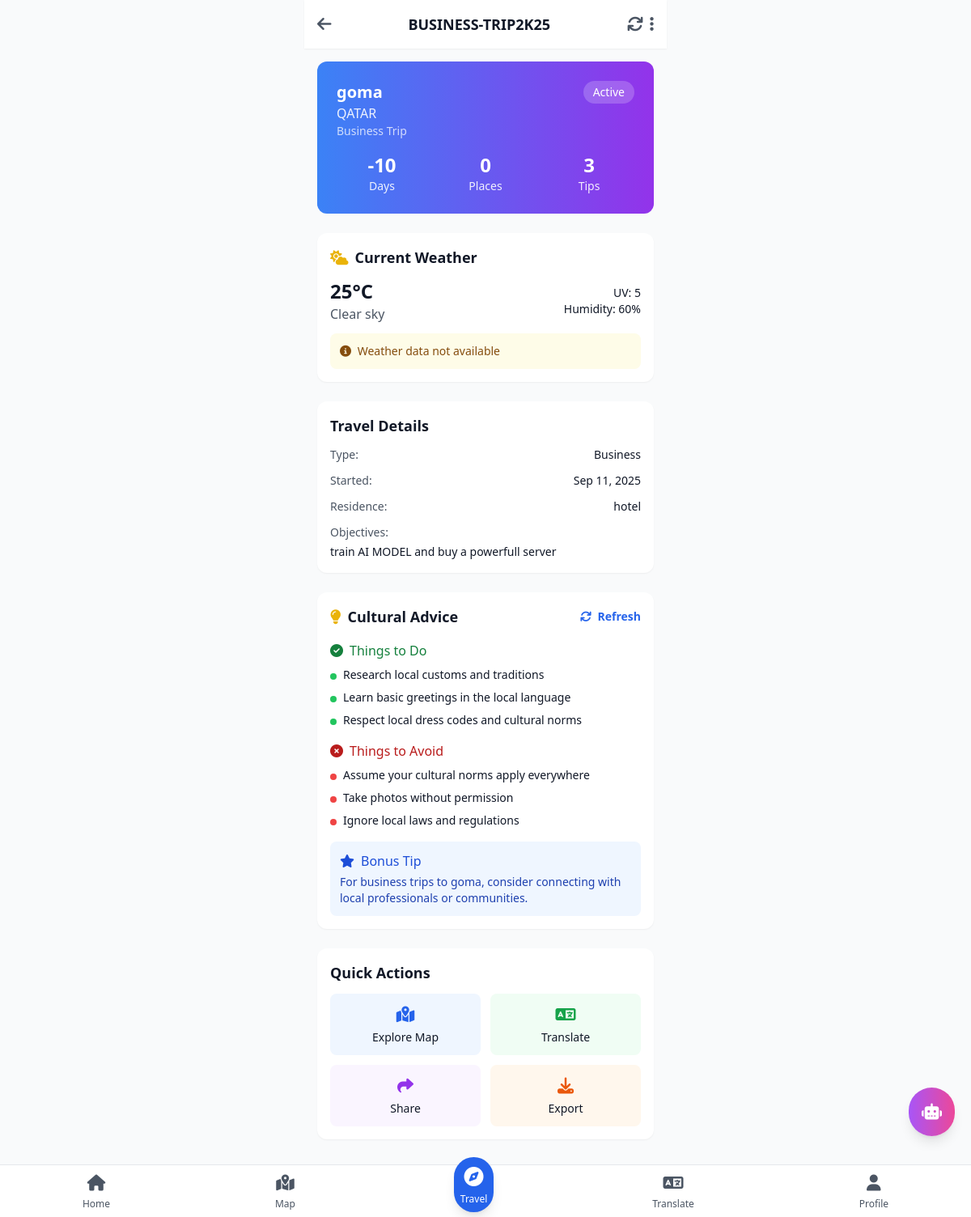
Screenshot of /travels/5/ (signed in) with the database file from the repository.
### travels/models.py (models this page shows, shortened)
class Travel(models.Model):
    TRAVEL_TYPES = [
        ('business', 'Business'),
        ('scientific', 'Scientific'),
        ('vacation', 'Vacation'),
        ('pilgrimage', 'Pilgrimage'),
    ]
    user = models.ForeignKey(User, on_delete=models.CASCADE)
    name = models.CharField(max_length=100)
    country = models.CharField(max_length=100)
    city = models.CharField(max_length=100)
    travel_type = models.CharField(max_length=20, choices=TRAVEL_TYPES)
    start_date = models.DateField(default=timezone.now)
    residence = models.CharField(max_length=200, blank=True)
    objectives = models.TextField(blank=True)
    is_active = models.BooleanField(default=False)
    advice_data = models.JSONField(null=True, blank=True)
    is_synced = models.BooleanField(default=False)
    created_at = models.DateTimeField(auto_now_add=True)
    updated_at = models.DateTimeField(auto_now=True)
    class Meta:
        ordering = ['-created_at']
    def days_elapsed(self):
        return (timezone.now().date() - self.start_date).days
    def get_advice(self):
        if self.advice_data:
            return self.advice_data
        return {'do': [], 'dont': [], 'bonus': ''}

### travels/views.py (the view)
# urls.py: path('<int:travel_id>/', views.travel_detail, name='travel_detail'),
@login_required
def travel_detail(request, travel_id):
    travel = get_object_or_404(Travel, id=travel_id, user=request.user)
    destinations = QuickDestination.objects.filter(travel=travel)
    weather_data = get_weather_data(travel.city, travel.country)
    context = {
        'travel': travel,
        'destinations': destinations,
        'weather_data': weather_data,
        'destinations_count': destinations.count(),
        'days_elapsed': travel.days_elapsed(),
    }
    return render(request, 'travels/travel_detail.html', context)

### travels/services/weather_service.py (called while the page is built, shortened)
def get_weather_data(city, country):
    if not settings.OPENWEATHER_API_KEY:
        return {
            'temperature': 25,
            'humidity': 60,
            'description': 'Clear sky',
            'uv_index': 5,
            'advice': 'Weather data not available'
        }

### templates/travels/travel_detail.html (shortened to what this page needs)
{% extends 'base.html' %}
{% block content %}
<div class="max-w-md mx-auto">
    <header class="bg-white dark:bg-slate-800 p-4 shadow-sm theme-transition flex justify-between items-center">
        <a href="{% url 'travel_list' %}" class="text-gray-600 hover:text-gray-800 dark:text-gray-400 dark:hover:text-gray-200">
            <i class="fas fa-arrow-left text-xl"></i>
        </a>
        <h1 class="text-lg font-bold">{{ travel.name }}</h1>
        <div class="flex items-center space-x-2">
            <button onclick="refreshAdvice()" class="text-gray-600 hover:text-gray-800 dark:text-gray-400 dark:hover:text-gray-200">
                <i class="fas fa-sync text-xl"></i>
            </button>
            <div class="relative">
                <button onclick="toggleMenu()" class="text-gray-600 hover:text-gray-800 dark:text-gray-400 dark:hover:text-gray-200">
                    <i class="fas fa-ellipsis-v text-xl"></i>
                </button>
            </div>
        </div>
    </header>
    <div class="p-4 space-y-6">
        <div class="bg-gradient-to-r from-blue-500 to-purple-600 text-white rounded-xl p-6">
            <div class="flex justify-between items-start mb-4">
                <div>
                    <h2 class="text-xl font-bold">{{ travel.city }}</h2>
                    <p class="opacity-90">{{ travel.country }}</p>
                    <p class="text-sm opacity-75">{{ travel.get_travel_type_display }} Trip</p>
                </div>
                {% if travel.is_active %}
                <span class="bg-white/20 px-3 py-1 rounded-full text-sm font-medium">
                    Active
                </span>
                {% endif %}
            </div>
            <div class="grid grid-cols-3 gap-4 text-center">
                <div>
                    <p class="text-2xl font-bold">{{ days_elapsed }}</p>
                    <p class="text-sm opacity-90">Days</p>
                </div>
                <div>
                    <p class="text-2xl font-bold">{{ destinations_count }}</p>
                    <p class="text-sm opacity-90">Places</p>
                </div>
                <div>
                    <p class="text-2xl font-bold">{{ travel.get_advice.do|length }}</p>
                    <p class="text-sm opacity-90">Tips</p>
                </div>
            </div>
        </div>
        {% if weather_data %}
        <div class="bg-white dark:bg-slate-800 rounded-xl p-4 shadow-sm">
            <h3 class="font-semibold text-lg mb-3 flex items-center">
                <i class="fas fa-cloud-sun text-yellow-500 mr-2"></i>
                Current Weather
            </h3>
            <div class="flex justify-between items-center">
                <div>
                    <p class="text-2xl font-bold">{{ weather_data.temperature|floatformat:0 }}°C</p>
                    <p class="text-gray-600 dark:text-gray-400">{{ weather_data.description }}</p>
                </div>
                <div class="text-right">
                    <p class="text-sm">UV: {{ weather_data.uv_index|floatformat:0 }}</p>
                    <p class="text-sm">Humidity: {{ weather_data.humidity|floatformat:0 }}%</p>
                </div>
            </div>
            {% if weather_data.advice %}
            <div class="mt-3 p-3 bg-yellow-50 dark:bg-yellow-900/20 rounded-lg">
                <p class="text-sm text-yellow-800 dark:text-yellow-300">
                    <i class="fas fa-info-circle mr-1"></i>
                    {{ weather_data.advice }}
                </p>
            </div>
            {% endif %}
        </div>
        {% endif %}
        <div class="bg-white dark:bg-slate-800 rounded-xl p-4 shadow-sm">
            <h3 class="font-semibold text-lg mb-3">Travel Details</h3>
            <div class="space-y-3 text-sm">
                <div class="flex justify-between">
                    <span class="text-gray-600 dark:text-gray-400">Type:</span>
                    <span class="font-medium">{{ travel.get_travel_type_display }}</span>
                </div>
                <div class="flex justify-between">
                    <span class="text-gray-600 dark:text-gray-400">Started:</span>
                    <span class="font-medium">{{ travel.start_date|date:"M d, Y" }}</span>
                </div>
                {% if travel.residence %}
                <div class="flex justify-between">
                    <span class="text-gray-600 dark:text-gray-400">Residence:</span>
                    <span class="font-medium">{{ travel.residence }}</span>
                </div>
                {% endif %}
                {% if travel.objectives %}
                <div>
                    <span class="text-gray-600 dark:text-gray-400">Objectives:</span>
                    <p class="mt-1">{{ travel.objectives }}</p>
                </div>
                {% endif %}
            </div>
        </div>
        {% if travel.get_advice %}
        <div class="bg-white dark:bg-slate-800 rounded-xl p-4 shadow-sm">
            <h3 class="font-semibold text-lg mb-4 flex items-center">
                <i class="fas fa-lightbulb text-yellow-500 mr-2"></i>
                Cultural Advice
                <button onclick="refreshAdvice()" class="ml-auto text-sm text-primary-600 hover:text-primary-700">
                    <i class="fas fa-sync mr-1"></i> Refresh
                </button>
            </h3>
            {% if travel.get_advice.do %}
            <div class="mb-4">
                <h4 class="font-medium text-green-700 dark:text-green-400 mb-2">
                    <i class="fas fa-check-circle mr-2"></i>Things to Do
                </h4>
                <div class="space-y-2">
                    {% for tip in travel.get_advice.do %}
                    <div class="flex items-start space-x-2">
                        <div class="w-2 h-2 bg-green-500 rounded-full mt-2 flex-shrink-0"></div>
                        <p class="text-sm">{{ tip }}</p>
                    </div>
                    {% endfor %}
                </div>
            </div>
            {% endif %}
            {% if travel.get_advice.dont %}
            <div class="mb-4">
                <h4 class="font-medium text-red-700 dark:text-red-400 mb-2">
                    <i class="fas fa-times-circle mr-2"></i>Things to Avoid
                </h4>
                <div class="space-y-2">
                    {% for tip in travel.get_advice.dont %}
                    <div class="flex items-start space-x-2">
                        <div class="w-2 h-2 bg-red-500 rounded-full mt-2 flex-shrink-0"></div>
                        <p class="text-sm">{{ tip }}</p>
                    </div>
                    {% endfor %}
                </div>
            </div>
            {% endif %}
            {% if travel.get_advice.bonus %}
            <div class="bg-blue-50 dark:bg-blue-900/20 p-3 rounded-lg">
                <h4 class="font-medium text-blue-700 dark:text-blue-400 mb-1">
                    <i class="fas fa-star mr-2"></i>Bonus Tip
                </h4>
                <p class="text-sm text-blue-800 dark:text-blue-300">{{ travel.get_advice.bonus }}</p>
            </div>
            {% endif %}
        </div>
        {% endif %}
        <div class="bg-white dark:bg-slate-800 rounded-xl p-4 shadow-sm">
            <h3 class="font-semibold text-lg mb-3">Quick Actions</h3>
            <div class="grid grid-cols-2 gap-3">
                <a href="{% url 'map' %}" class="flex flex-col items-center p-3 bg-blue-50 dark:bg-blue-900/20 rounded-lg hover:bg-blue-100 dark:hover:bg-blue-900/30">
                    <i class="fas fa-map-marked-alt text-blue-600 text-xl mb-1"></i>
                    <span class="text-sm font-medium">Explore Map</span>
                </a>
                <a href="{% url 'translate' %}" class="flex flex-col items-center p-3 bg-green-50 dark:bg-green-900/20 rounded-lg hover:bg-green-100 dark:hover:bg-green-900/30">
                    <i class="fas fa-language text-green-600 text-xl mb-1"></i>
                    <span class="text-sm font-medium">Translate</span>
                </a>
                <button onclick="shareTravel()" class="flex flex-col items-center p-3 bg-purple-50 dark:bg-purple-900/20 rounded-lg hover:bg-purple-100 dark:hover:bg-purple-900/30">
                    <i class="fas fa-share text-purple-600 text-xl mb-1"></i>
                    <span class="text-sm font-medium">Share</span>
                </button>
                <button onclick="exportTravel()" class="flex flex-col items-center p-3 bg-orange-50 dark:bg-orange-900/20 rounded-lg hover:bg-orange-100 dark:hover:bg-orange-900/30">
                    <i class="fas fa-download text-orange-600 text-xl mb-1"></i>
                    <span class="text-sm font-medium">Export</span>
                </button>
            </div>
        </div>
    </div>
</div>
{% endblock %}

### static/css/base.css (style rules this page uses)
:root { --primary-50: #eff6ff; --primary-500: #3b82f6; --primary-600: #2563eb; --primary-700: #1d4ed8; --primary-900: #1e3a8a; }
.theme-transition { transition: background-color 0.3s ease, color 0.3s ease; }
button { transition: all 0.2s ease; }

### templates/base.html (style rules this page uses)
.theme-transition { transition: background-color 0.3s ease, color 0.3s ease; }

### rows the page displays
Travel: name "BUSINESS-TRIP2K25", city "goma", country "QATAR", travel_type "Business", get_advice.do|length "3", start_date "Sep 11, 2025", residence "hotel", objectives "train AI MODEL and buy a powerfull server", get_advice.bonus "For business trips to goma, consider connecting with local professionals or communities."

### other values shown
{{ days_elapsed }} "-10"
{{ destinations_count }} "0"
{{ weather_data.temperature|floatformat:0 }} "25"
{{ weather_data.description }} "Clear sky"
{{ weather_data.uv_index|floatformat:0 }} "5"
{{ weather_data.humidity|floatformat:0 }} "60"
{{ weather_data.advice }} "Weather data not available"
{{ tip }} "Research local customs and traditions" "Learn basic greetings in the local language" "Respect local dress codes and cultural norms"
{{ tip }} "Assume your cultural norms apply everywhere" "Take photos without permission" "Ignore local laws and regulations"
